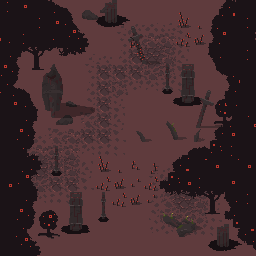

Tiled map render using the project's own tile images. Description and the whole map definition, tile-layer contents included, below:
An orthogonal 16x16 tile map with 16x16 px tiles, 7 tile layers (Floor, floor2, tree1, swords, ...), 2 tilesets and 7 objects.

<map version="1.10" tiledversion="1.10.2" orientation="orthogonal" renderorder="right-down" width="16" height="16" tilewidth="16" tileheight="16" infinite="0" nextlayerid="19" nextobjectid="10">
 <tileset firstgid="1" source="main_1.tsx" />
 <tileset firstgid="433" source="big_sword_n_trees.tsx" />
 <layer id="1" name="Floor" width="16" height="16" locked="1">
  <data encoding="csv">
48,48,48,48,48,48,48,48,48,48,48,48,48,48,48,48,
48,48,48,48,48,48,48,48,48,48,48,48,48,48,48,48,
48,48,48,48,48,48,48,48,48,48,48,48,48,48,48,48,
48,48,48,48,48,48,48,48,48,48,48,48,48,48,48,48,
48,48,48,48,48,48,48,48,48,48,48,48,48,48,48,48,
48,48,48,48,48,48,48,48,48,48,48,48,48,48,48,48,
48,48,48,48,48,48,48,48,48,48,48,48,48,48,48,48,
48,48,48,48,48,48,48,48,48,48,48,48,48,48,48,48,
48,48,48,48,48,48,48,48,48,48,48,48,48,48,48,48,
48,48,48,48,48,48,48,48,48,48,48,48,48,48,48,48,
48,48,48,48,48,48,48,48,48,48,48,48,48,48,48,48,
48,48,48,48,48,48,48,48,48,48,48,48,48,48,48,48,
48,48,48,48,48,48,48,48,48,48,48,48,48,48,48,48,
48,48,48,48,48,48,48,48,48,48,48,48,48,48,48,48,
48,48,48,48,48,48,48,48,48,48,48,48,48,48,48,48,
48,48,48,48,48,48,48,48,48,48,48,48,48,48,48,48
</data>
 </layer>
 <layer id="16" name="floor2" width="16" height="16">
  <data encoding="csv">
0,0,0,0,0,0,0,0,0,0,0,0,0,0,0,0,
0,0,0,0,0,0,0,1,2,3,4,5,0,0,0,0,
0,0,0,0,0,0,0,25,26,27,28,29,0,0,0,0,
0,0,0,0,0,1,2,49,121,51,52,53,0,0,0,0,
0,0,0,0,0,25,121,121,121,75,76,77,0,0,0,0,
0,0,0,0,0,49,121,76,98,99,100,101,0,0,0,0,
0,0,0,0,0,73,121,29,0,0,0,0,0,174,175,0,
0,0,0,0,0,26,121,53,0,0,0,0,0,198,199,0,
1,2,3,26,27,121,121,77,0,0,0,0,0,0,0,0,
25,26,27,28,28,99,100,101,0,0,0,0,0,0,0,0,
49,50,51,121,52,53,0,0,0,1,2,3,4,5,0,0,
73,74,75,121,121,77,0,0,0,25,26,27,28,29,0,0,
97,98,99,100,101,0,0,0,0,49,50,51,52,53,0,0,
0,0,174,175,0,0,0,0,0,73,74,75,76,77,0,0,
0,0,198,199,0,0,0,0,0,97,98,99,100,101,0,0,
0,0,0,0,0,0,0,0,0,0,0,0,0,0,0,0
</data>
 </layer>
 <layer id="10" name="tree1" width="16" height="16" locked="1">
  <data encoding="csv">
480,480,480,449,450,451,0,0,0,0,0,0,0,881,882,883,
480,480,480,481,482,483,0,0,0,0,0,0,0,913,914,915,
480,511,512,513,514,515,0,0,0,0,0,0,0,945,946,947,
542,543,544,545,546,547,0,0,0,0,0,0,0,977,978,979,
618,619,576,577,578,579,0,0,0,0,0,0,0,1009,1010,1011,
650,651,652,0,0,0,0,0,0,0,0,0,0,1041,1042,1043,
682,683,684,0,0,0,0,0,0,0,0,0,0,1073,1074,1075,
714,715,716,0,0,0,0,0,0,0,0,0,0,0,0,480,
480,747,748,0,0,0,0,0,0,0,0,0,0,0,0,480,
778,779,780,0,0,0,0,0,0,444,445,446,447,448,449,450,
480,811,812,0,0,0,0,0,0,476,477,478,479,480,481,482,
480,0,0,0,0,0,0,0,0,508,509,510,511,512,513,514,
480,0,0,0,0,0,0,0,0,540,541,542,543,544,625,626,
480,450,451,0,0,0,0,0,0,572,573,574,575,576,657,658,
480,482,483,0,0,0,0,0,0,0,0,0,0,0,689,690,
480,514,515,0,0,0,0,0,0,0,0,0,0,0,721,722
</data>
 </layer>
 <layer id="17" name="swords" width="16" height="16">
  <data encoding="csv">
0,0,0,0,0,246,247,0,0,0,0,102,103,0,0,0,
0,0,0,0,0,270,271,0,228,229,0,126,127,0,0,0,
0,0,0,0,0,0,0,0,252,253,0,150,151,0,0,0,
0,0,0,0,0,0,0,0,276,277,0,0,0,0,0,0,
0,0,0,0,0,0,0,0,0,0,0,0,0,0,0,0,
0,0,0,0,0,0,0,0,0,0,0,0,230,231,0,0,
0,0,0,224,225,0,0,0,0,0,0,0,254,255,0,0,
0,0,0,248,249,0,0,0,292,293,294,295,278,279,0,0,
0,0,0,0,0,0,0,0,316,317,318,319,320,0,0,0,
0,0,0,298,0,0,102,103,104,105,0,0,0,0,0,0,
0,0,0,322,0,0,126,127,128,129,0,0,0,0,0,0,
0,0,0,0,0,0,150,151,152,150,0,0,0,0,0,0,
0,0,0,0,0,0,0,150,151,152,0,0,0,0,0,0,
0,0,0,0,0,0,0,0,0,0,265,266,267,0,0,0,
0,0,0,0,0,0,0,0,0,0,289,290,291,0,0,0,
0,0,0,0,0,0,0,0,0,0,0,0,0,0,0,0
</data>
 </layer>
 <layer id="13" name="tree2" width="16" height="16" locked="1">
  <data encoding="csv">
619,620,0,0,0,0,0,0,0,0,0,0,0,0,0,0,
651,652,0,0,0,0,0,0,0,0,0,0,0,0,0,0,
683,684,0,0,0,0,0,0,0,0,0,0,0,0,849,850,
715,716,0,0,0,0,0,0,0,0,0,0,0,0,881,882,
747,748,0,0,0,0,0,0,0,0,0,0,0,0,913,914,
779,780,0,0,0,0,0,0,0,0,0,0,0,0,945,946,
811,812,0,0,0,0,0,0,0,0,0,0,0,0,977,978,
0,0,0,0,0,0,0,0,0,0,0,0,0,0,1009,1010,
0,0,0,0,0,0,0,0,0,0,0,0,0,0,849,850,
618,619,620,0,0,0,0,0,0,0,0,0,0,0,881,882,
650,651,652,0,0,0,0,0,0,0,0,0,0,0,913,914,
682,683,684,0,0,0,0,0,0,0,0,0,0,0,945,946,
714,715,716,0,0,0,0,0,0,0,0,0,0,0,977,978,
746,747,748,0,0,0,0,0,0,0,0,0,0,0,1009,1010,
778,779,780,0,0,0,0,0,0,0,0,0,0,0,1041,1042,
810,811,812,0,0,0,0,0,0,0,0,0,0,0,0,0
</data>
 </layer>
 <layer id="14" name="tree3" width="16" height="16" locked="1">
  <data encoding="csv">
511,481,0,0,0,0,0,0,0,0,0,0,0,0,0,480,
0,0,511,0,0,0,0,0,0,0,0,0,0,0,480,511,
0,0,0,0,0,0,0,0,0,0,0,0,0,0,0,0,
0,0,0,0,0,0,0,0,0,0,0,0,0,0,480,511,
0,0,0,0,0,0,0,0,0,0,0,0,0,0,0,480,
0,0,0,0,0,0,0,0,0,0,0,0,0,0,0,480,
0,0,0,0,0,0,0,0,0,0,0,0,0,0,0,480,
0,0,0,0,0,0,0,0,0,0,0,0,452,453,454,0,
0,0,0,0,0,0,0,0,0,0,0,0,484,485,481,0,
480,630,631,0,0,0,0,0,0,0,0,0,516,517,511,480,
480,662,663,0,0,0,0,0,0,0,0,0,480,481,480,481,
693,694,695,0,0,0,0,0,0,0,0,0,0,0,481,480,
0,0,0,0,0,0,0,0,0,0,0,0,0,0,0,511,
480,0,0,0,0,0,0,0,0,0,0,0,0,0,0,480,
480,0,0,0,0,0,0,0,0,0,0,0,0,0,0,0,
480,0,0,0,0,0,0,0,0,0,0,0,0,0,0,0
</data>
 </layer>
 <layer id="15" name="pillars" width="16" height="16">
  <data encoding="csv">
0,0,0,0,0,0,433,434,435,0,0,0,0,0,0,0,
0,0,0,0,0,0,465,466,467,0,0,0,0,0,0,0,
0,0,0,0,0,0,0,0,0,0,0,0,0,0,0,0,
0,0,0,0,0,0,0,0,0,0,0,0,0,0,0,0,
0,0,440,441,442,443,0,0,0,0,436,438,439,0,0,0,
0,0,472,473,474,475,0,0,0,0,468,470,471,0,0,0,
0,0,504,505,506,507,0,0,0,0,501,502,503,0,0,0,
0,0,536,537,538,539,0,0,0,0,0,0,0,0,0,0,
0,0,0,0,0,0,0,0,0,0,0,0,0,0,0,0,
0,0,0,0,0,0,0,0,0,0,0,0,0,0,0,0,
0,0,0,0,0,0,0,0,0,0,0,0,0,0,0,0,
0,0,0,0,0,0,0,0,0,0,0,0,0,0,0,0,
0,0,0,437,438,439,436,0,0,0,0,0,0,0,0,0,
0,0,0,469,470,471,468,0,0,0,0,0,0,0,0,0,
0,0,0,501,502,503,0,0,0,0,0,0,0,433,434,435,
0,0,0,0,0,0,0,0,0,0,0,0,0,465,466,467
</data>
 </layer>
 <objectgroup id="18" name="Object Layer 1">
  <object id="3" x="181.069" y="63.3742" width="14.379" height="42.6045" />
  <object id="4" x="68.6998" y="191.188" width="14.379" height="42.072" />
  <object id="5" x="101.186" y="191.188" width="4.79301" height="29.2906" />
  <object id="6" x="53.7882" y="145.388" width="5.32557" height="28.7581" />
  <object id="7" x="137.4" y="52.7231" width="12.7814" height="14.379" />
  <object id="8" x="160.832" y="85.7416" width="11.7162" height="10.1186" />
  <object id="9" x="214.62" y="237.52" width="18.1069" height="11.7162" />
 </objectgroup>
</map>